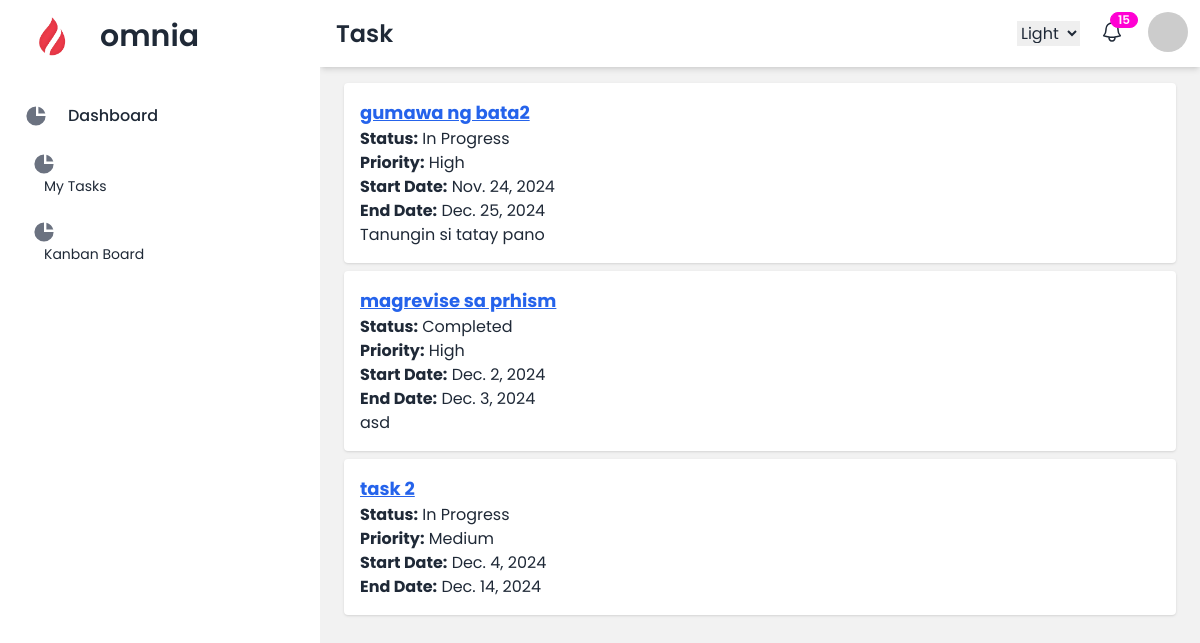
The app's page /projects/my-tasks/ (signed in), older data.
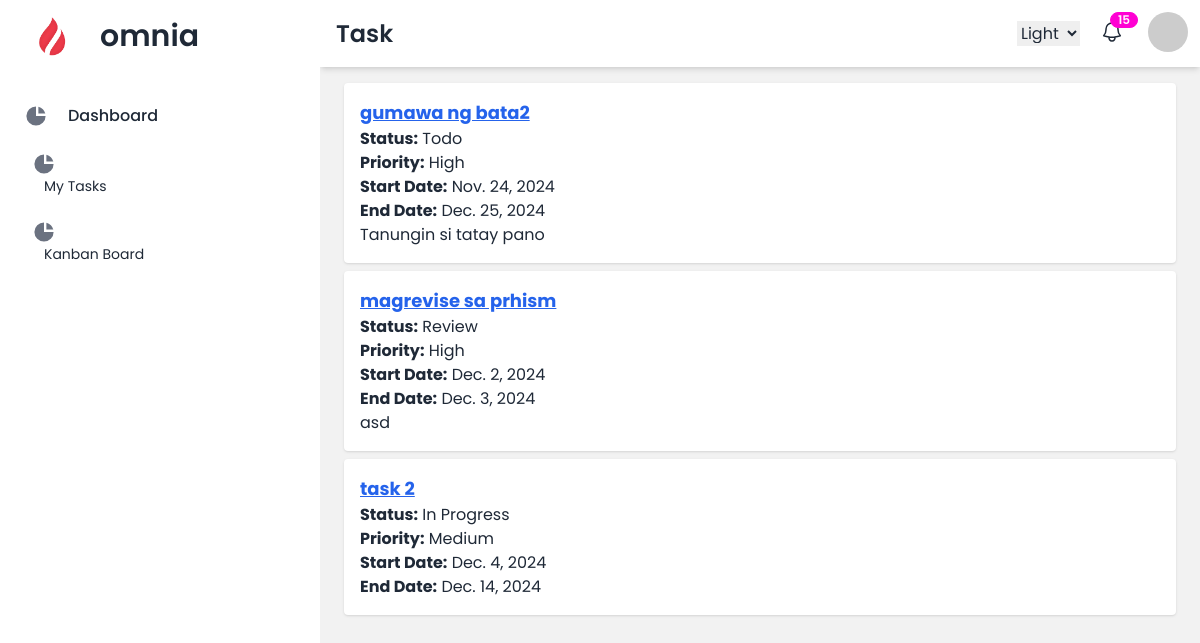
The same page, newer data.
### projects/models.py (models this page shows, shortened)
class Task(models.Model):
    STATUS_CHOICES = [
        ('todo', 'Todo'),
        ('in_progress', 'In Progress'),
        ('review', 'Review'),
        ('completed', 'Completed'),
    ]
    PRIORITY_CHOICES = [
        ('high', 'High'),
        ('medium', 'Medium'),
        ('low', 'Low'),
    ]
    name = models.CharField(max_length=255)
    description = models.TextField(blank=True, null=True)
    status = models.CharField(max_length=20, choices=STATUS_CHOICES, default='todo')
    priority = models.CharField(max_length=10, choices=PRIORITY_CHOICES, default='medium')
    start_date = models.DateField()
    end_date = models.DateField()
    created_at = models.DateTimeField(auto_now_add=True)
    sprint = models.ForeignKey(Sprint, on_delete=models.CASCADE, related_name='tasks', blank=True, null=True)
    project = models.ForeignKey(Project, on_delete=models.CASCADE, related_name='tasks')
    assigned_members = models.ManyToManyField(settings.AUTH_USER_MODEL, related_name='tasks', blank=True)
    assigned_teams = models.ManyToManyField(ProjectTeam, related_name='tasks', blank=True)

### projects/views.py (the view)
# urls.py: path('my-tasks/', views.my_tasks, name='my_tasks'),
@login_required
def my_tasks(request):
    if request.user.role != 'member':
        return redirect('dashboard')  # Redirect non-members to the dashboard
    tasks = Task.objects.filter(assigned_members=request.user)
    context = {'tasks': tasks}
    return render(request, 'projects/my_tasks.html', context)

### projects/forms.py
class ProjectForm(forms.ModelForm):
    class Meta:
        model = Project
        fields = ['name', 'emoji_icon', 'description', 'color']
        widgets = {
        }

### projects/context_processors.py (called while the page is built)
def user_projects(request):
    if request.user.is_authenticated:
        projects = Project.objects.filter(owner=request.user)
        return {'user_projects': projects}
    return {}

### projects/templates/projects/my_tasks.html (shortened to what this page needs)
{% extends 'project_base.html' %}
{% block heading %}Task{% endblock %}
{% block content %}
{% if tasks %}
    <ul>
        {% for task in tasks %}
            <li class="bg-white shadow p-4 rounded mb-2">
                <a href="{% url 'task_detail' task.id %}" class="text-blue-600 underline">
                    <h2 class="text-lg font-bold">{{ task.name }}</h2>
                </a>
                <p><strong>Status:</strong> {{ task.get_status_display }}</p>
                <p><strong>Priority:</strong> {{ task.get_priority_display }}</p>
                <p><strong>Start Date:</strong> {{ task.start_date }}</p>
                <p><strong>End Date:</strong> {{ task.end_date }}</p>
                <p>{{ task.description }}</p>
            </li>
        {% endfor %}
    </ul>
{% else %}
    <p>No tasks assigned for you.</p>
{% endif %}
{% endblock %}

Row changes from the older to the newer data that the page shows:
changed Task "gumawa ng bata2": status "In Progress" → "Todo"
changed Task "magrevise sa prhism": status "Completed" → "Review"
